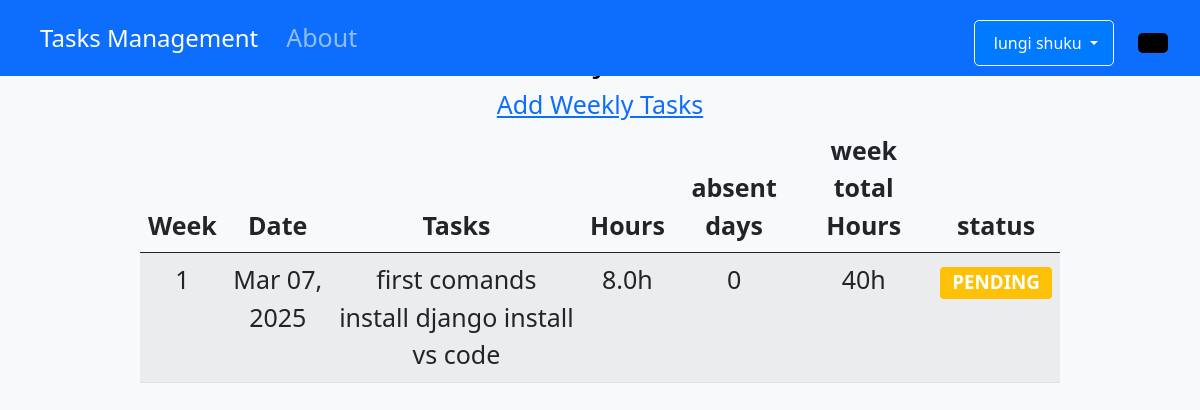
Before: /students/contract/3/weeklytasks/ (signed in) with the older database file.
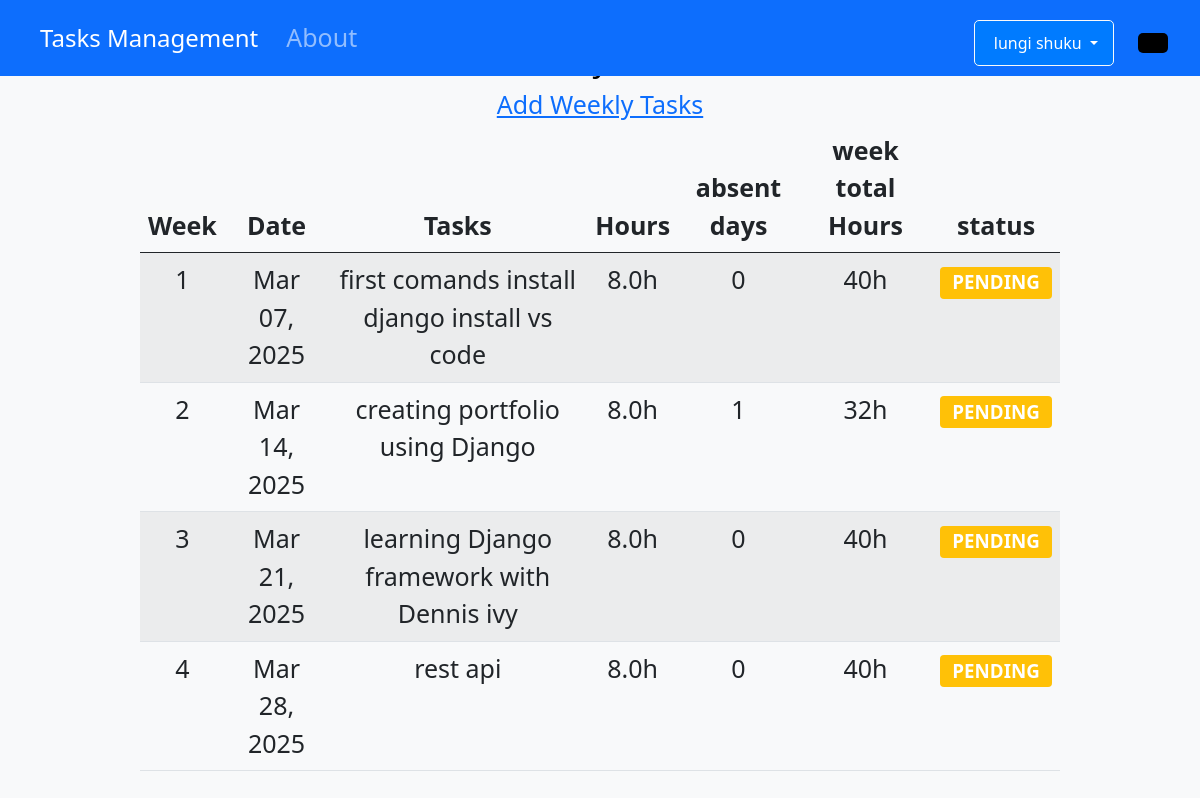
After: the same page with the newer database file.
### StudentTasks/models.py (models this page shows, shortened)
class weeklytask(models.Model):
    STATUS_CHOICES = [('PENDING', 'Pending'), ('COMPLETED', 'Completed'),('approved', 'Approved'),('rejected', 'Rejected'),]
    contract = models.ForeignKey(Contract, on_delete=models.CASCADE)
    week_num = models.IntegerField(null=True, blank=True)
    date = models.DateField()
    title = models.CharField(max_length=200)
    task_list = models.TextField(blank=True)
    absent_days = models.PositiveIntegerField(default=0, help_text="Number of absent days this week")
    hours_spent = models.FloatField()
    supervisor_comment = models.TextField(blank=True, null=True)
    status = models.CharField(max_length=10, choices=STATUS_CHOICES, default='PENDING')
    class Meta:
        ordering = ['-week_num']
        unique_together = ['contract', 'week_num']
    def expected_hours(self):
            weekdays = 5 - min(self.absent_days, 5)  # Max 5 working days
            return weekdays * 8

### StudentTasks/views.py (the view)
# urls.py: path('contract/<int:contract_id>/weeklytasks/', views.weeklytask_list, name='weeklytask_list'),
@login_required
def weeklytask_list(request, contract_id):
    contract = get_object_or_404(Contract, id=contract_id)
    tasks = weeklytask.objects.filter(contract=contract).order_by('week_num')
    context = {
        'contract': contract,
        'tasks': tasks,
    }
    return render(request, 'StudentTasks/weeklytask_list.html', context)

### StudentTasks/templates/StudentTasks/weeklytask_list.html
{% extends 'Tasks/base.html' %}
{% load static %}
{% block content %}
<h2>Weekly Tasks</h2>
<a href="{% url 'StudentTasks:weeklytask_create' contract.id %}">Add Weekly Tasks</a>
<div class="row">
  <div class="col-12">
    <table class="table table-striped">
      <thead>
        <tr>
          <th>Week</th>
          <th>Date</th>
          <th>Tasks</th>
          <th>Hours</th>
          <th>absent days </th>
           <th>week total Hours</th>
          <th>status</th>
        </tr>
      </thead>
      <tbody>
        {% regroup tasks by week_num as week_list %}
        {% for week in week_list %}
          {% for task in week.list %}
          <tr>
            <td>{{ task.week_num }}</td>
            <td>{{ task.date|date:"M d, Y" }}</td>
            <td>{{ task.task_list }}</td>
            <td>{{ task.hours_spent|default:"40" }}h</td>
            <td>{{ task.absent_days}}</td>
            <td>{{ task.expected_hours }}h</td>
              <td>
                <span class="badge
                  {% if task.status == 'APPROVED' %}bg-success
                  {% elif task.status == 'REJECTED' %}bg-danger
                  {% else %}bg-warning{% endif %}">
                  {{ task.status }}
                </span>
          </tr>
          {% endfor %}
        {% empty %}
          <tr>
            <td colspan="7" class="text-center">
              <div class="alert alert-info">No tasks found for this contract.</div>
            </td>
          </tr>
        {% endfor %}
      </tbody>
    </table>
  </div>
</div>
{%endblock%}

### Tasks/templates/Tasks/base.html (shortened to what this page needs)
{% load static %}
<!doctype html>
<html lang="en">
  <head>
    <link rel="stylesheet" href="https://cdnjs.cloudflare.com/ajax/libs/font-awesome/4.7.0/css/font-awesome.min.css">
    <link href="https://cdn.jsdelivr.net/npm/bootstrap@5.0.2/dist/css/bootstrap.min.css" rel="stylesheet">
    <div class="container text-center">
    </head>
 <body>
    <nav class="navbar navbar-expand-lg navbar-dark bg-primary fixed-top rounded-corners">
        <div class="container-fluid">
            <a class="navbar-brand d-flex align-items-center" href="{% url 'home' %}">
                Tasks Management
            </a>
            <div class="collapse navbar-collapse" id="navbarContent">
                <ul class="navbar-nav me-auto mb-2 mb-lg-0">
                    <li class="nav-item">
                        <a class="nav-link" href="#">
                            About
                        </a>
                    </li>
                </ul>
                <div class="d-flex align-items-center">
                    {% if user.is_authenticated %}
                        <div class="dropdown me-3">
                            <button class="btn btn-outline-light dropdown-toggle" type="button"
                                    id="userDropdown" data-bs-toggle="dropdown" aria-expanded="false">
                                {% if user.get_full_name %}
                                    {{ user.get_full_name }}
                                {% else %}
                                    {{ user.username }}
                                {% endif %}
                            </button>
                        </div>
                    {% endif %}
                    <button class="btn btn-outline-light ms-2 theme-toggle" id="themeButton"
                            aria-label="Toggle dark/light mode">
                    </button>
                </div>
            </div>
        </div>
    </nav>
    <main class="main-content">
        {% block content %}{% endblock %}
    </main>
</body>
</html>

### Tasks/templates/Tasks/base.html (style rules this page uses)
body { background-color:#FAFAFA; font-family: 'Nunito', sans-serif; padding-top: 50px }
body { margin: 2px; font-family: Arial, sans-serif; }
.navbar { display: flex; justify-content: space-between; align-items: center; padding: 10px 20px; background-color: #0078D4; color: white; }
:root { --light-bg: #ffffff; --light-text: #000000; --dark-bg: #1a1a1a; --dark-text: #ffffff; }
body { padding: 25px; background-color: white; color: black; font-size: 25px; transition: all 0.3s ease; }
.theme-toggle { padding: 10px 20px; font-size: 18px; border: none; border-radius: 5px; cursor: pointer; }
#themeButton { background-color: black; color: white; }
body { font-family: Arial, sans-serif; background-color: #f8f9fa; margin: 0; padding: 0; }
.navbar { padding: 10px 20px; }
.navbar-brand { font-size: 1.5rem; }
.navbar-nav .nav-link { color: #ffffff; }
.container { max-width: 1000px; margin: auto; padding: 20px; }
.btn { display: inline-block; padding: 10px 15px; background-color: #007bff; color: white; text-decoration: none; border-radius: 5px; margin-top: 10px; }
:root { --sidebar-width: 250px; --sidebar-bg: linear-gradient(135deg, #1e3a8a 0%, #1e40af 100%); --sidebar-active: rgba(255, 255, 255, 0.1); --content-bg: #f8f9fa; }
body { font-family: 'segoe UI', 'Segoe UI', Tahoma, Geneva, Verdana, sans-serif; background-color: ; overflow-x: hidden; margin: 0; padding: 0; }
.main-content { flex: 1; margin-left: var(--sidebar-width); padding: 20px; transition: all 0.3s; }
.main-content { margin-left: 0; width: 100%; }

Changed rows visible on the page:
added weeklytask: week_num "2", date "Mar 14, 2025", task_list "creating portfolio using Django", hours_spent "8.0", absent_days "1", expected_hours "32", status "PENDING"
added weeklytask: week_num "3", date "Mar 21, 2025", task_list "learning Django framework with Dennis ivy", hours_spent "8.0", absent_days "0", expected_hours "40", status "PENDING"
added weeklytask: week_num "4", date "Mar 28, 2025", task_list "rest api", hours_spent "8.0", absent_days "0", expected_hours "40", status "PENDING"
